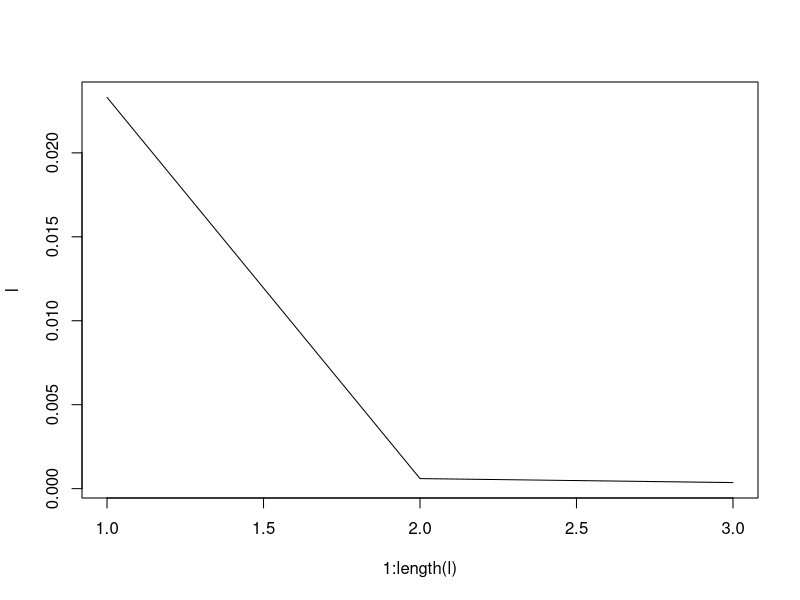
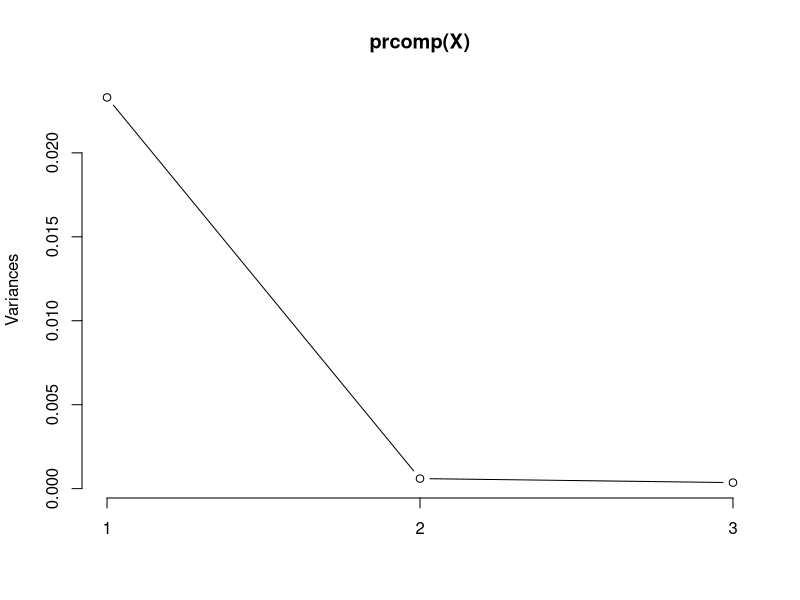
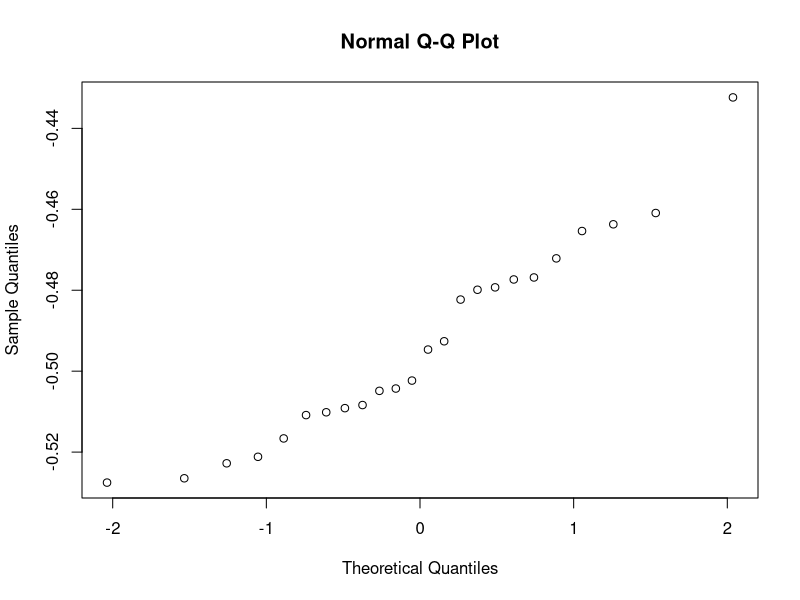
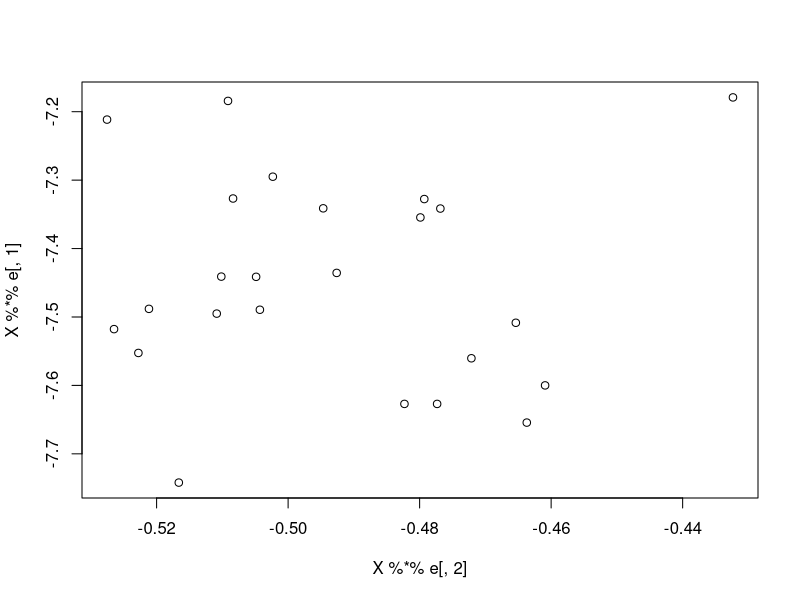
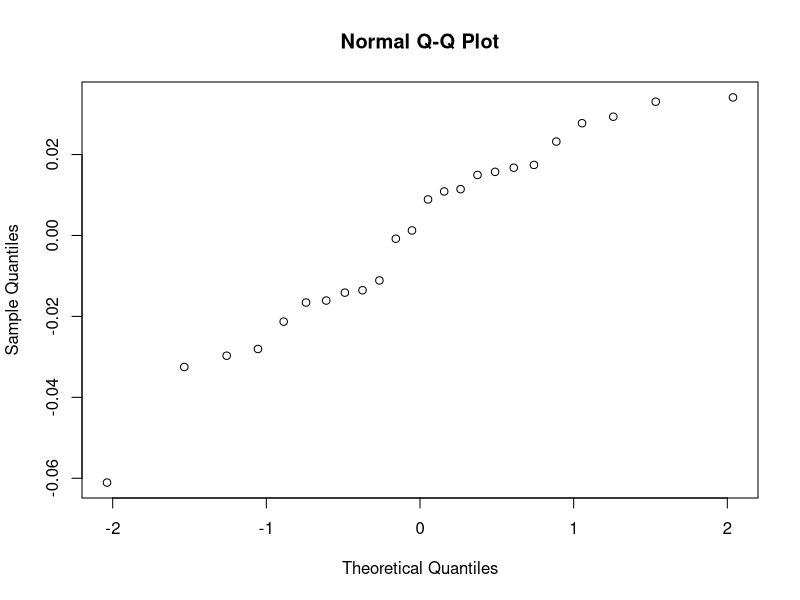
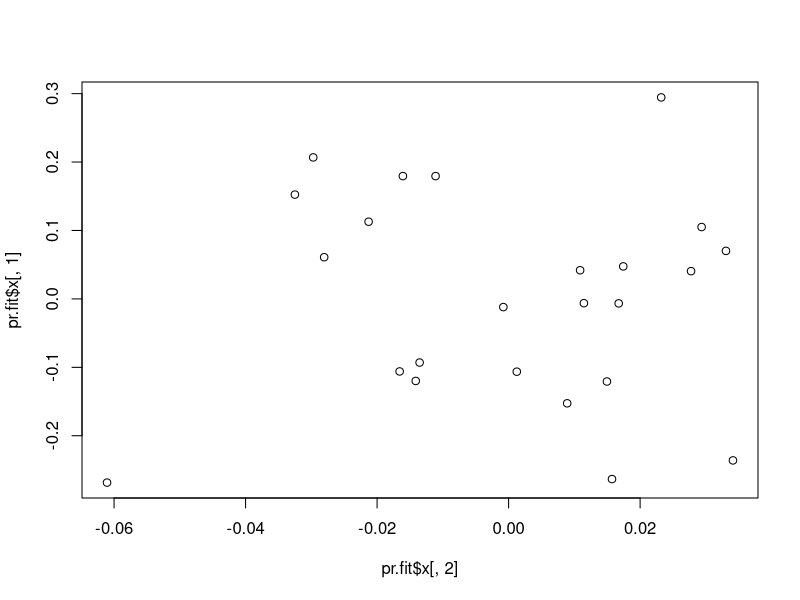
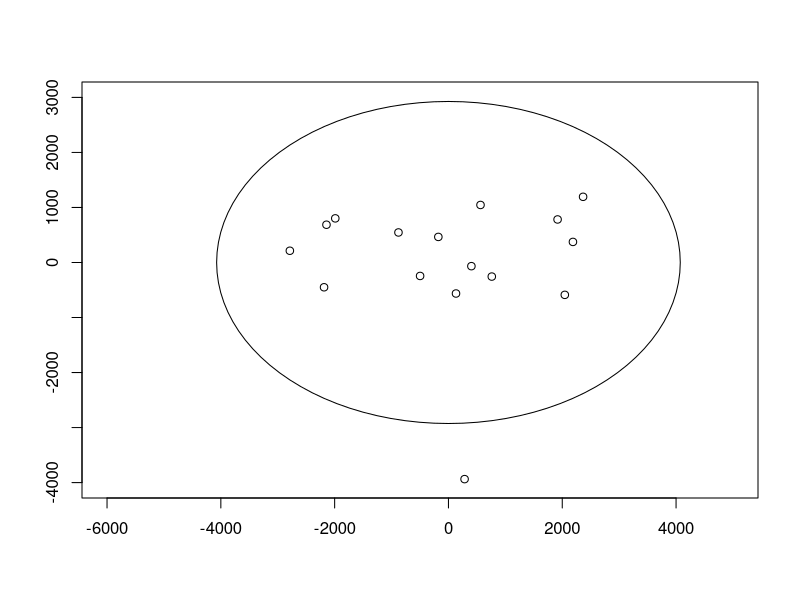
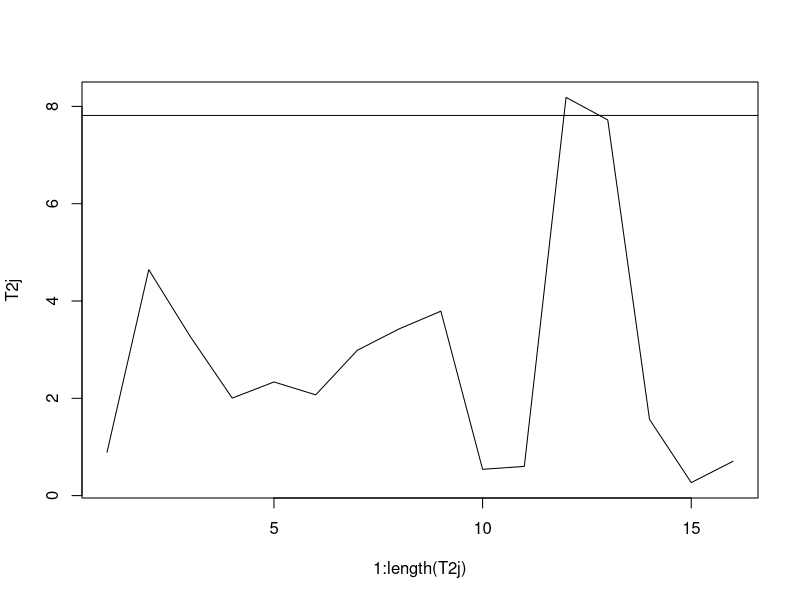

Reproduce these figures in R, in order.
# Example 8.1
rm(list=ls())

# Note that this is the covariance matrix from Exercise 4.3 about independence of MV Normal random variables 
S <- matrix(c(1,-2,0,
              -2,5,0,
              0,0,2),ncol=3,byrow=TRUE)

(l <- eigen(S)$values)
(e <- eigen(S)$vectors)

# Coefficients for principle components (linear combinations)
#                1st PC      2nd PC   3rd PC
#       X1 coef -0.3826834    0       0.9238795
#       X2 coef  0.9238795    0       0.3826834
#       X3 coef  0.0000000    1       0.0000000

# Total variance
(tv <- sum(diag(S)))

# Proportion of variance explained by each PC:
(l/tv)

# Correlation between Y1 and X1
e[1,1]*sqrt(l[1])/sqrt(S[1,1])
# Correlation between Y1 and X2
e[2,1]*sqrt(l[1])/sqrt(S[2,2])
# Correlation between Y2 and X1
e[1,2]*sqrt(l[2])/sqrt(S[1,1])
# Correlation between Y2 and X2
e[2,2]*sqrt(l[2])/sqrt(S[2,2])
# Correlation between Y2 and X3
e[3,2]*sqrt(l[2])/sqrt(S[3,3])

# Example 8.2
rm(list=ls())

S <- matrix(c(1,4,4,100),ncol=2,byrow=TRUE)
(R <- cov2cor(S))

# PCA using Covariance Matrix
(l.s <- eigen(S)$values)
(e.s <- eigen(S)$vectors)
# Proportion of variability explained
(l.s/sum(l.s))

# PCA using Correlation Matrix
(l.r <- eigen(R)$values)
(e.r <- eigen(R)$vectors)
# Proportion of variability explained
p <- ncol(R)
(l.r/p)

# Example 8.3
rm(list=ls())

dat <- read.table("T8-5.DAT")
names(dat) <- c("TotalPop","ProfDegree","Employed","GovEmp","MedianHome")

X <- as.matrix(dat)
n <- nrow(X)
p <- ncol(X)
(x.bar <- t(matrix(1,ncol=n) %*% X)/n)
D <- X - matrix(1,nrow=n) %*% t(x.bar)
(S <- (n-1)^(-1) * t(D)%*%D)
Sinv <- solve(S)

(l <- eigen(S)$values)
(e <- eigen(S)$vectors)

l/sum(l)
sum((l/sum(l))[1:2]) # 92% of variability explained by two principle components

e[,1]*sqrt(l[1])/sqrt(diag(S))
e[,2]*sqrt(l[2])/sqrt(diag(S))

# Example 8.4
rm(list=ls())

dat <- read.table("T6-9.dat")
X1 <- dat[which(dat[,4]=="male"),1:3]
X <- sapply(X1,log)
n <- nrow(X)
p <- ncol(X)
(x.bar <- t(matrix(1,ncol=n) %*% X)/n)
D <- X - matrix(1,nrow=n) %*% t(x.bar)
(S <- (n-1)^(-1) * t(D)%*%D)


(l <- eigen(S)$values)
(e <- eigen(S)$vectors)

l/sum(l)

e[,1]*sqrt(l[1])/sqrt(diag(S))
e[,2]*sqrt(l[2])/sqrt(diag(S))
e[,3]*sqrt(l[3])/sqrt(diag(S))

plot(1:length(l),l,type="l")

# Using built-in functions
prcomp(X,scale=FALSE) # scale=FALSE is for using covariance matrix
# note that there is another function called princomp() - it is included for compatibility reasons. prcomp() is preferred.
screeplot(prcomp(X),type="lines")

# Example 8.5 
rm(list=ls())

dat <- read.table("T8-4.DAT")
names(dat) <- c("JPMorgan","Citibank","WellsFargo","RoyalDutchShell","ExxonMobil")
X <- as.matrix(dat)
n <- nrow(X)
p <- ncol(X)
(x.bar <- t(matrix(1,ncol=n) %*% X)/n)
D <- X - matrix(1,nrow=n) %*% t(x.bar)
(S <- (n-1)^(-1) * t(D)%*%D)
(R <- cov2cor(S))


(l <- eigen(R)$values)
(e <- eigen(R)$vectors)

prcomp(dat,scale=TRUE) # scale=TRUE is for using correlation matrix

l/p
sum(l[1:2])/p

# Example 8.7
rm(list=ls())

dat <- read.table("T6-9.dat")
X1 <- dat[which(dat[,4]=="male"),1:3]
X <- sapply(X1,log)
n <- nrow(X)
p <- ncol(X)
(x.bar <- t(matrix(1,ncol=n) %*% X)/n)
D <- X - matrix(1,nrow=n) %*% t(x.bar)
(S <- (n-1)^(-1) * t(D)%*%D)


(l <- eigen(S)$values)
(e <- eigen(S)$vectors)

l/sum(l)

e[,1]*sqrt(l[1])/sqrt(diag(S))
e[,2]*sqrt(l[2])/sqrt(diag(S))
e[,3]*sqrt(l[3])/sqrt(diag(S))

qqnorm(X %*% e[,2])
plot(X %*% e[,2], X %*% e[,1])

# Using built-in functions
pr.fit <- prcomp(X,scale=FALSE)
qqnorm(pr.fit$x[,2])
plot(pr.fit$x[,2],pr.fit$x[,1])

# Example 8.8
rm(list=ls())

dat <- read.table("T8-4.DAT")
names(dat) <- c("JPMorgan","Citibank","WellsFargo","RoyalDutchShell","ExxonMobil")
X <- as.matrix(dat)
n <- nrow(X)
p <- ncol(X)
(x.bar <- t(matrix(1,ncol=n) %*% X)/n)
D <- X - matrix(1,nrow=n) %*% t(x.bar)
(S <- (n-1)^(-1) * t(D)%*%D)

# Note this example is based on Sigma, not Rho
(l <- eigen(S)$values)
(e <- eigen(S)$vectors)

alpha <- 0.05
(lb <- l[1]/(1+qnorm(1-alpha/2)*sqrt(2/n)))
(ub <- l[1]/(1-qnorm(1-alpha/2)*sqrt(2/n)))

# Example 8.6
rm(list=ls())

x.bar <- matrix(c(39.88, 45.08, 48.11, 49.95),ncol=1)
R <- matrix(c(1.000, .7501, .6329, .6363,
              .7501, 1.000, .6925, .7386,
              .6329, .6925, 1.000, .6625,
              .6363, .7386, .6625, 1.000), ncol=4, byrow=TRUE)

(l <- eigen(R)$values)
(e <- eigen(R)$vectors)

(r.bar <- mean(R[lower.tri(R)]))
(1+(4-1)*r.bar)
l[1]
l[2:4]

# Example 8.9 
rm(list=ls())

R <- matrix(c(1.000, .7501, .6329, .6363,
              .7501, 1.000, .6925, .7386,
              .6329, .6925, 1.000, .6625,
              .6363, .7386, .6625, 1.000), ncol=4, byrow=TRUE)
n <- 150
p <- 4
alpha <- 0.05

rk <- c()
(rk[1] <- (1/(p-1))*(sum(R[,1])-1))
(rk[2] <- (1/(p-1))*(sum(R[,2])-1))
(rk[3] <- (1/(p-1))*(sum(R[,3])-1))
(rk[4] <- (1/(p-1))*(sum(R[,4])-1))
(r.bar <- mean(R[lower.tri(R)]))
(part1 <- sum((R[lower.tri(R)]-r.bar)^2))
(part2 <- sum((rk-r.bar)^2))
(gammahat <- ((p-1)^2 * (1-(1-r.bar)^2))/(p-(p-2)*(1-r.bar)^2))
(T2 <- (n-1)/(1-r.bar)^2 * (part1 - gammahat*part2))
(T2.crit <- qchisq(1-alpha,(p+1)*(p-2)/2))

# Example 8.10
rm(list=ls())

dat <- read.table("T5-8.DAT")
names(dat) <- c("Legal","Extraordinary","Holdover","COA","Meeting")

X <- as.matrix(dat)
n <- nrow(X)
p <- ncol(X)
X.mean <- t(matrix(1,ncol=n) %*% X)/n
D <- X - matrix(1,nrow=n) %*% t(X.mean)
S <- (n-1)^(-1) * t(D)%*%D

(l <- eigen(S)$values)
(e <- eigen(S)$vectors)

alpha <- 0.05

c2 <- qchisq(1-alpha,df=2)

library(plotrix)
angle <- 0 # principal components uncorrelated
plot(0,pch='',ylab='',xlab='',xlim=c(-6000,5000),ylim=c(-4000,3000))
lengths <- c(sqrt(c2*eigen(S)$values[1]),
             sqrt(c2*eigen(S)$values[2]))
# Centered at 0
draw.ellipse(x=0,y=0,a=lengths[1],b=lengths[2],angle=angle,deg=FALSE)
# Mean-centered 
points(t(e[,1])%*%t(X-(t(matrix(1,ncol=n)) %*% t(X.mean))),
       t(e[,2])%*%t(X-(t(matrix(1,ncol=n)) %*% t(X.mean))))

# Example 8.11
T2j <- (t(e[,3])%*%t(X-(t(matrix(1,ncol=n)) %*% t(X.mean))))^2/l[3] + 
        (t(e[,4])%*%t(X-(t(matrix(1,ncol=n)) %*% t(X.mean))))^2/l[4] + 
        (t(e[,5])%*%t(X-(t(matrix(1,ncol=n)) %*% t(X.mean))))^2/l[5]
plot(y=T2j,x=1:length(T2j),type="l")
alpha <- 0.05
p <- 5
UCL <- qchisq(1-alpha,p-2)
abline(h=UCL)

# Example 8.12 
# observation 11 out of control

X <- as.matrix(dat[-11,])
n <- nrow(X)
p <- ncol(X)
X.mean <- t(matrix(1,ncol=n) %*% X)/n
D <- X - matrix(1,nrow=n) %*% t(X.mean)
S <- (n-1)^(-1) * t(D)%*%D

(l <- eigen(S)$values)
(e <- eigen(S)$vectors)


alpha <- 0.01

c2 <- qchisq(1-alpha,df=2)

library(plotrix)
angle <- 0 # principal components uncorrelated
plot(0,pch='',ylab='',xlab='',xlim=c(-6000,5000),ylim=c(-4000,3000))
lengths <- c(sqrt(c2*eigen(S)$values[1]),
             sqrt(c2*eigen(S)$values[2]))
# Centered at 0
draw.ellipse(x=0,y=0,a=lengths[1],b=lengths[2],angle=angle,deg=FALSE)
# Mean-centered 
points(t(e[,1])%*%t(X-(t(matrix(1,ncol=n)) %*% t(X.mean))),
       t(e[,2])%*%t(X-(t(matrix(1,ncol=n)) %*% t(X.mean))))